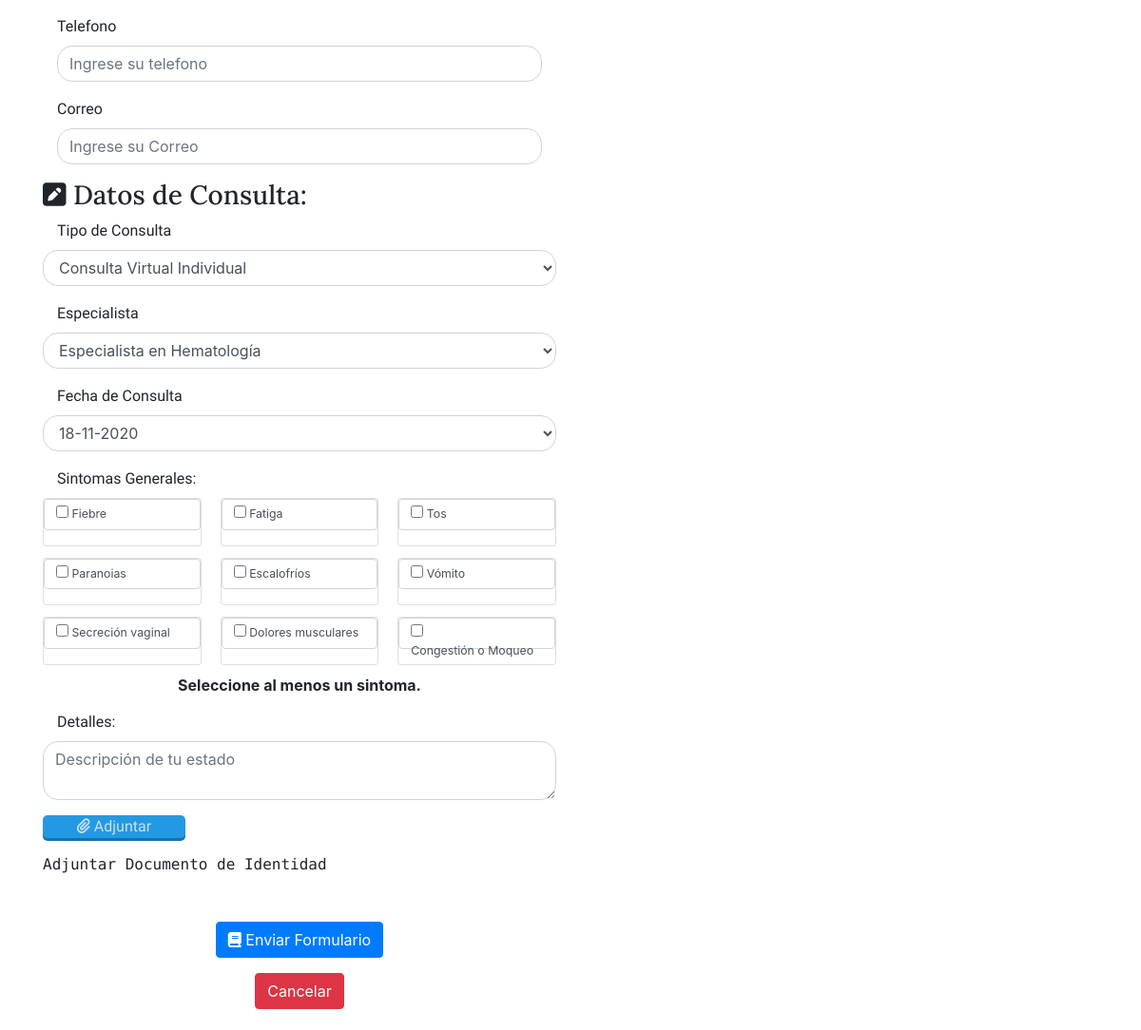
/formulario.php (middle part), run on an earlier commit of the app's database.
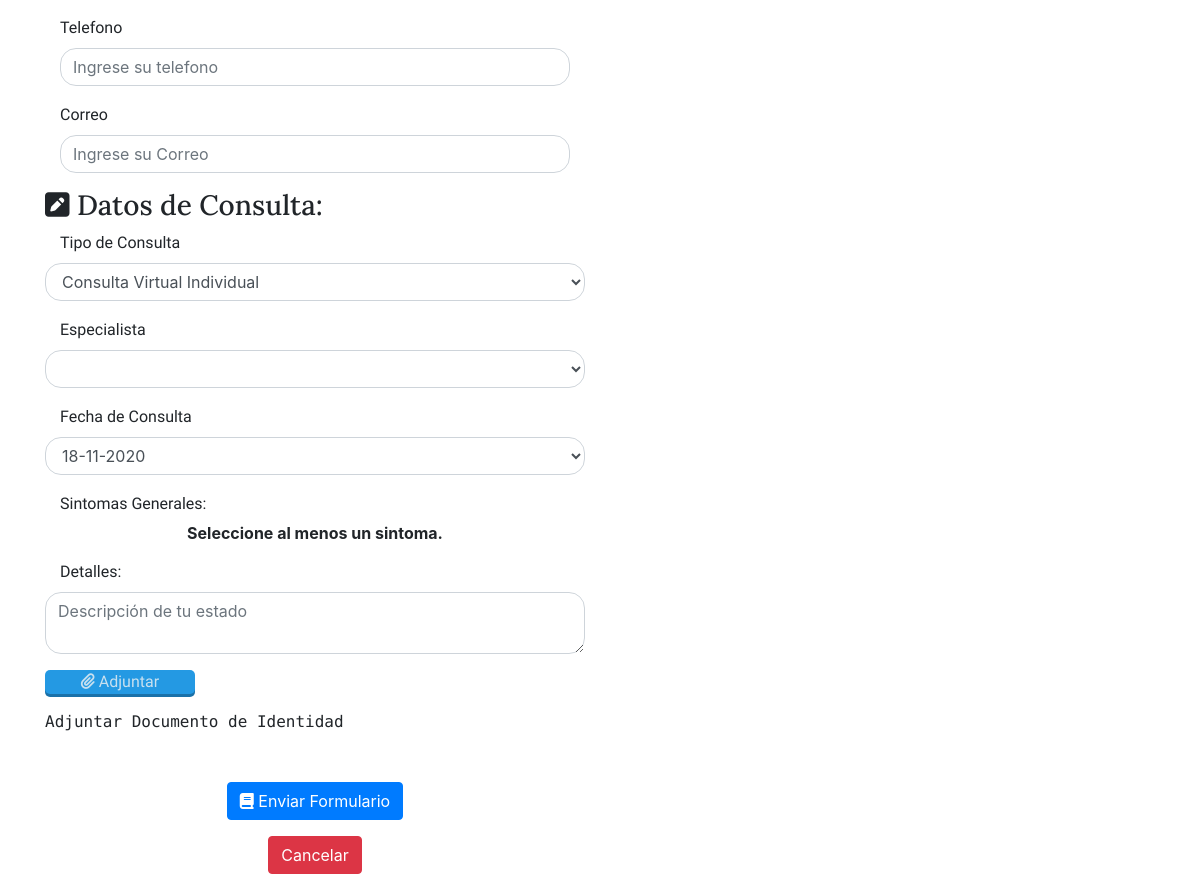
And on a later commit of the database.
### tables this page shows
CREATE TABLE IF NOT EXISTS `sintomas` (
  `idsintomas` INT NOT NULL AUTO_INCREMENT,
  `nombresintoma` VARCHAR(45) NULL,
  PRIMARY KEY (`idsintomas`));

### formulario.php (the view, shortened to what this page needs)
<!DOCTYPE html>
<html lang="es">
<head>
    <?php
        include("particiones/head.php");
    ?>
</head>
<body>
    <div class="container">
        <div class="row mt-3">
            <div class="col-12 col-lg-6 animate__animated animate__backInLeft">
                <form id="formulario" action="formulario.php" method="POST" enctype="multipart/form-data">
                    <div class="form-group">
                        <label class="col control-label parrafo">Telefono</label>
                        <div class="col">
                            <input type="Number" min="0" name="Telefono" class="form-control redondear"
                                placeholder="Ingrese su telefono" required>
                        </div>
                    </div>
                    <div class="form-group">
                        <label class="col control-label parrafo">Correo</label>
                        <div class="col">
                            <input type="email" name="Correo" class="form-control redondear"
                                placeholder="Ingrese su Correo" required>
                        </div>
                    </div>
                    <h3 class="titulo"><i class="fas fa-pen-square"></i> Datos de Consulta:</h3>
                    <div class="form-group">
                        <label class="col control-label parrafo">Tipo de Consulta</label>
                        <select name="TipoConsulta" class="col form-control redondear" required>
                            <option name="TipoConsulta" value="CInd">Consulta Virtual Individual</option>
                        </select>
                    </div>
                    <div class="form-group">
                        <label class="col control-label parrafo">Especialista</label>
                        <select name="Especialistas" class="col form-control redondear" required>
                            <?php
                                $con = conectar();
                                $consulta = "SELECT * FROM tipoespecialista";
                                $resultado = mysqli_query($con, $consulta) or die ( "Algo ha salido mal en la consulta a la base de datos");
                                while ($valores = mysqli_fetch_array($resultado)) {
                                    echo '<option name="Especialistas" value="'.$valores["nombretipoesp"].'">'.$valores["nombretipoesp"].'</option>';
                                }
                            ?>
                        </select>
                    </div>
                    <div class="form-group">
                        <label class="col control-label parrafo">Fecha de Consulta</label>
                        <select name="FechaConsulta" class="col form-control redondear" required>
                            <?php
                                $fecha = date("d-m-Y");
                                $fechaManana = date("d-m-Y",strtotime($fecha."+ 1 days"));
                                echo '<option name="FechaConsulta" value="1">'.$fechaManana.'</option>';
                            ?>
                        </select>
                    </div>
                    <div class="form-group">
                        <label class="col control-label parrafo">Sintomas Generales:</label>
                        <div class="card-columns">
                            <?php
                                $con = conectar();
                                $consulta = "SELECT * FROM sintomas";
                                $resultado = mysqli_query($con, $consulta) or die ( "Algo ha salido mal en la consulta a la base de datos");
                                while ($valores = mysqli_fetch_array($resultado)) {
                                    echo '<div class="card">';
                                    echo '<div class="form-group form-control" style="font-size: 77%;">';
                                    echo '<input type="checkbox" name="sintoma[]" id="'.$valores["nombresintoma"].'" value="'.$valores["nombresintoma"].'"> <label for="'.$valores["nombresintoma"].'"> '.$valores["nombresintoma"].'</label>';
                                    echo '</div>';
                                    echo '</div>';
                                }
                            ?>
                        </div>
                        <h6 class="text-center"><strong>Seleccione al menos un sintoma.</strong></h6>
                    </div>
                    <div class="form-group">
                        <label class="col control-label parrafo">Detalles:</label>
                        <textarea type="text" name="Descripcion" class="form-control redondear"
                            placeholder="Descripción de tu estado" required></textarea>
                    </div>
                    <div class="form-group" id="divArchivo">
                        <p class="parrafo" id="textArchivo"><i class="fas fa-paperclip"></i> Adjuntar</p>
                    </div>
                    <p class="fuenteArchivo" id="nameArchivo">Adjuntar Documento de Identidad</p>
                    <div class="form-group">
                        <label class="col control-label text-center">&nbsp;</label>
                        <div class="col text-center">
                            <button type="submit" class="btn btn-primary"><i class="fas fa-book"></i> Enviar
                                Formulario</button>
                        </div>
                    </div>
                </form>
                <div class="row">
                    <div class="col text-center">
                        <button class="btn btn-danger" data-toggle="modal" data-target="#modalCancelar">Cancelar</button>
                    </div>
                </div>
            </div>
            <br>
            <div class="col d-block animate__animated animate__backInRight">
            </div>
        </div>
    </div>
    <br>
</body>
</html>

### particiones/head.php (shortened to what this page needs)
<link rel="stylesheet" href="https://stackpath.bootstrapcdn.com/bootstrap/4.5.2/css/bootstrap.min.css">
<link rel="stylesheet" href="./public/css/index.css">
<link rel="stylesheet" href="https://cdnjs.cloudflare.com/ajax/libs/animate.css/4.1.1/animate.min.css">

### public/css/index.css (style rules this page uses)
#divArchivo { position: relative; margin: 0px; width: 150px; background-color: #2499e3; border-radius: 5px; box-shadow:0px 3px 0px #1a71a9; }
#textArchivo { text-align: center; color: rgba(242, 242, 242, 0.795); }
.titulo { font-family: 'Lora', serif; }
.parrafo { font-family: 'Comfortaa', cursive; }
.fuenteArchivo { font-family: 'Source Code Pro', monospace; }
.redondear { border-radius:1rem; }

What changed in the data, as far as the page shows it:
removed sintomas: nombresintoma "Fiebre"
removed sintomas: nombresintoma "Paranoias"
removed sintomas: nombresintoma "Secreción vaginal"
removed sintomas: nombresintoma "Fatiga"
removed sintomas: nombresintoma "Escalofríos"
removed sintomas: nombresintoma "Dolores musculares"
removed sintomas: nombresintoma "Tos"
removed sintomas: nombresintoma "Vómito"
removed sintomas: nombresintoma "Congestión o Moqueo"
Also different on the page:
form field Especialistas: "Especialista en Hematología" → (not shown)
